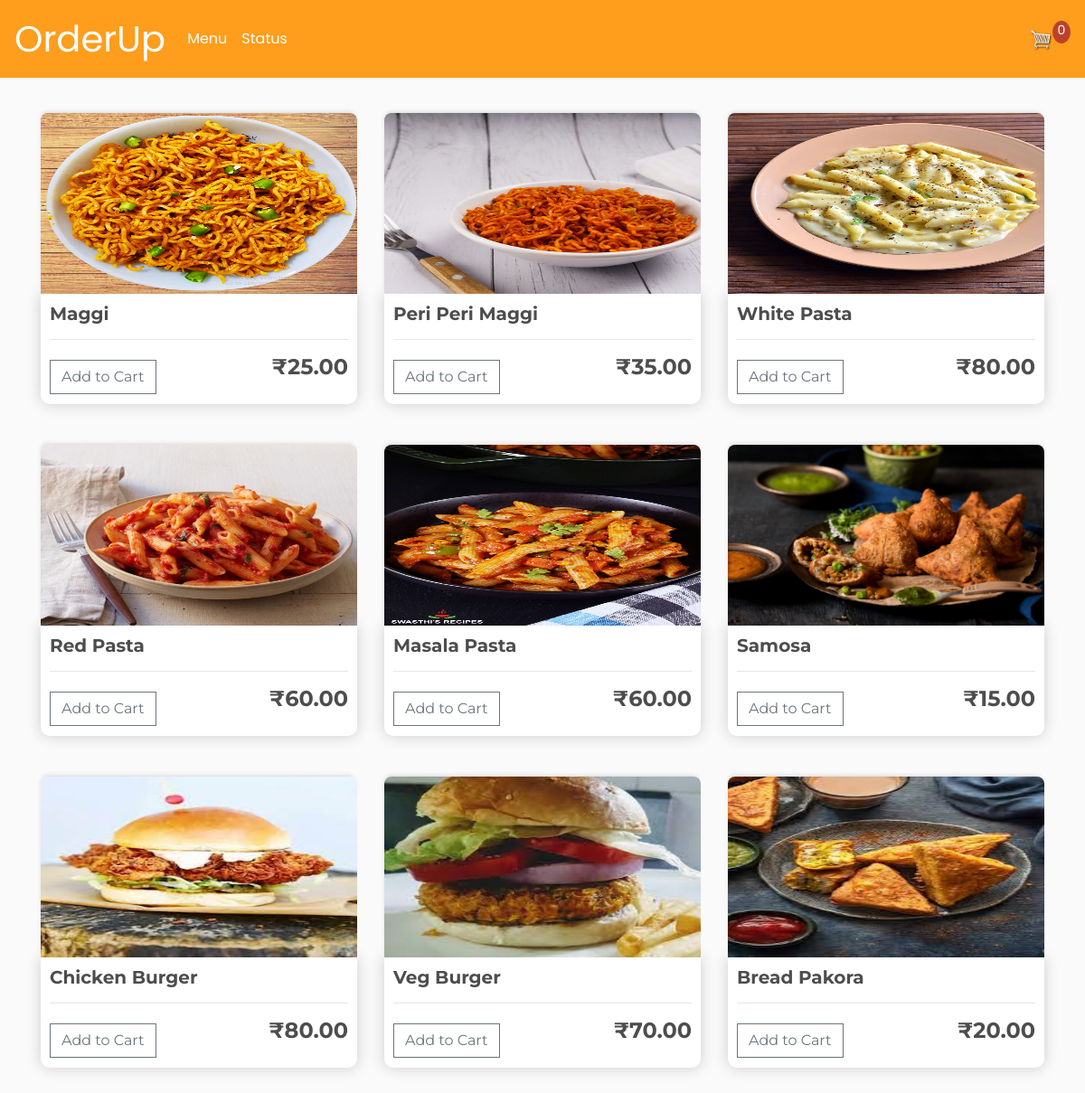
The page / on the database its author committed.
### store/models.py (models this page shows, shortened)
class Product(models.Model):
	name = models.CharField(max_length=200)
	price = models.DecimalField(max_digits=7, decimal_places=2)
	digital = models.BooleanField(default=False,null=True, blank=True)
	image = models.ImageField(null=True, blank=True)
	@property
	def imageURL(self):
		try:
			url = self.image.url
		except:
			url = ''
		return url

### store/views.py (the view)
# urls.py: path('', include('store.urls')),
def store(request):
    data  = cartData(request)
    cartItems = data['cartItems']
    products = Product.objects.all()
    context = {"products":products, 'cartItems':cartItems}
    return render(request, 'store/store.html', context)

### store/utils.py (called while the page is built, shortened)
def cookieCart(request):
    try:
        cart = json.loads(request.COOKIES['cart'])
    except :
        cart = {}
    print('Cart: ',cart)
    items = []
    order = {'get_cart_total':0, 'get_cart_items':0, 'shipping':False}
    cartItems = order['get_cart_items']
    return {'cartItems':cartItems, 'order':order, 'items':items}

def cartData(request):
    if request.user.is_authenticated:
        customer = request.user.customer
        order, created = Order.objects.get_or_create(customer=customer, complete=False)
        items = order.orderitem_set.all()
        cartItems = order.get_cart_items
    else:
        cookieData = cookieCart(request)
        cartItems = cookieData['cartItems']
        order = cookieData['order']
        items = cookieData['items']
    return {'cartItems':cartItems, 'order':order, 'items':items}

### store/templates/store/store.html
{% extends 'store/main.html' %}
{% load static %}
{% block content %}
<div class="row">
{% for product in products %}
  <div class="col-lg-4">
    <img class="thumbnail" src="{{ product.imageURL }}">
      <div class="box-element product">
        <h6><strong>{{ product.name }}</strong></h6>
        <hr>
        <button data-product={{product.id}} data-action=add
           class="btn btn-outline-secondary add-btn update-cart">Add to Cart
        </button>
        <h4 style="display: inline-block; float: right">
          <strong>&#8377;{{ product.price|floatformat:2 }}</strong>
        </h4>
      </div>
  </div>
{% endfor %}
</div>
{% endblock content %}

### store/static/store/css/main.css (style rules this page uses)
body { background-color: hsl(0, 0%, 98%); }
h1,h2,h3,h4,h5,h6 { color:hsl(0, 0%, 30%); }
.box-element { box-shadow:hsl(0, 0%, 80%) 0 0 16px; background-color: #fff; border-radius: 4px; padding: 10px; font-family: 'Montserrat', sans-serif; }
.thumbnail { width: 100%; height: 200px; -webkit-box-shadow: -1px -3px 5px -2px rgba(214,214,214,1); -moz-box-shadow: -1px -3px 5px -2px rgba(214,214,214,1); box-shadow: -1px -3px 5px -2px rgba(214,214,214,1); border-radius: 8px 8px 0 0; }
.box-element.product h6 { font-size: 20px; }
.product { border-radius: 0 0 10px 10px; font-size: 30px; }
.col-lg-4, .col-lg-6, .col-lg-8, .col-lg-12 { margin-top: 15px; margin-bottom: 30px; }
.btn { border-radius: 0; font-family: 'Montserrat', sans-serif; }

### rows shown on the page
Product: imageURL (picture), name "Maggi", price "25.00"
Product: imageURL (picture), name "Peri Peri Maggi", price "35.00"
Product: imageURL (picture), name "White Pasta", price "80.00"
Product: imageURL (picture), name "Red Pasta", price "60.00"
Product: imageURL (picture), name "Masala Pasta", price "60.00"
Product: imageURL (picture), name "Samosa", price "15.00"
Product: imageURL (picture), name "Chicken Burger", price "80.00"
Product: imageURL (picture), name "Veg Burger", price "70.00"
Product: imageURL (picture), name "Bread Pakora", price "20.00"

### other values the page prints
{{ cartItems }} "0"
